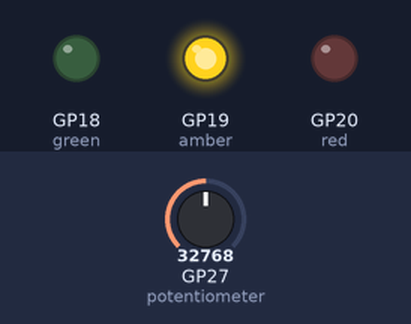
A program run on a simulated Raspberry Pi Pico running MicroPython. Shown: output pins drawn as LEDs (lit = HIGH). The inputs (shaded band) are chosen by the test bench; at power-on: GP27 (potentiometer) = 32768 (analog values on the 0–65535 scale).

Above: at 1.2 s.
1.3 s: GP27 (potentiometer) set to 38880
2.8 s: GP27 (potentiometer) set to 41120
At 3.4 s:
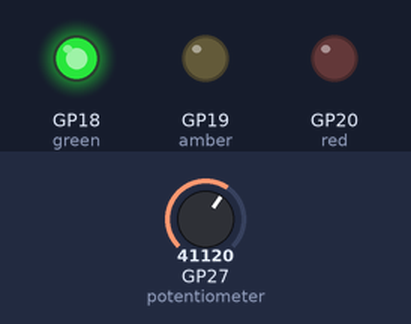
4.3 s: GP27 (potentiometer) set to 19660
At 5.5 s:
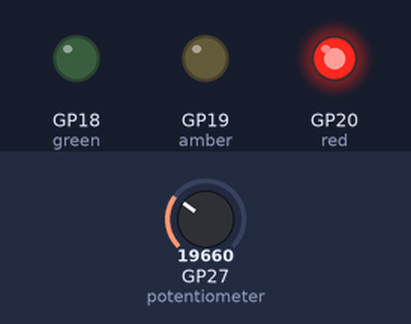
5.8 s: GP27 (potentiometer) set to 20560
At 6.9 s:
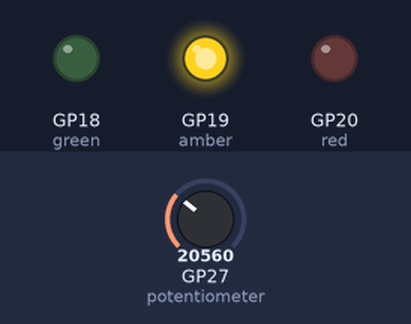
7.3 s: GP27 (potentiometer) set to 19345
At 8.0 s:
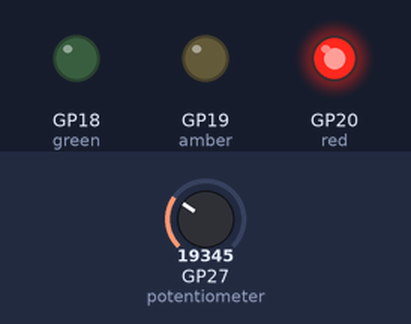
Timing chart, 0 to 9.8 s (numbered marks = the images above; inputs shaded):
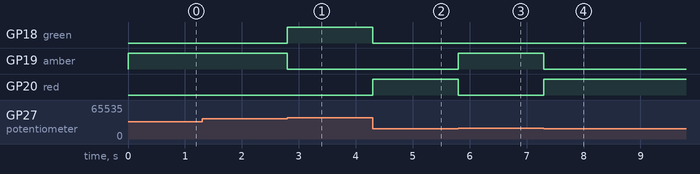

The program:

giratoire.py
```python
# main.py -- put your code here!
from machine import ADC, Pin
import time

green = Pin(18, Pin.OUT)
amber = Pin(19, Pin.OUT)
red = Pin(20, Pin.OUT)

potentiometer = ADC(Pin(27))

mydelay = 0

reader = 0

while True:
  mydelay = potentiometer.read_u16()

  if mydelay <= 20000: # If reading is less than or equal to 20000
    red.value(1) # Red ON
    amber.value(0)
    green.value(0)
  elif 20000 < mydelay < 40000: # If reading is between 20000 and 40000
    red.value(0)
    amber.value(1) # Amber ON
    green.value(0)
  elif mydelay >= 40000: # If reading is greater than or equal to 40000
    red.value(0)
    amber.value(0)
    green.value(1) # Green ON
```

Measured:
- the behaviour switches between 39984 and 40000 on GP27 (potentiometer) (found by bisection; images 0 and 1)
- the behaviour switches between 20000 and 20016 on GP27 (potentiometer) (found by bisection; images 2 and 3)
- after the input at 1.3 s, every drawn part: stays the same
- after the input at 2.8 s, GP18 (green): LOW → HIGH at once; GP19 (amber): HIGH → LOW at once
- after the input at 4.3 s, GP18 (green): HIGH → LOW at once; GP20 (red): LOW → HIGH at once
- after the input at 5.8 s, GP19 (amber): LOW → HIGH at once; GP20 (red): HIGH → LOW at once
- after the input at 7.3 s, GP19 (amber): HIGH → LOW at once; GP20 (red): LOW → HIGH at once
